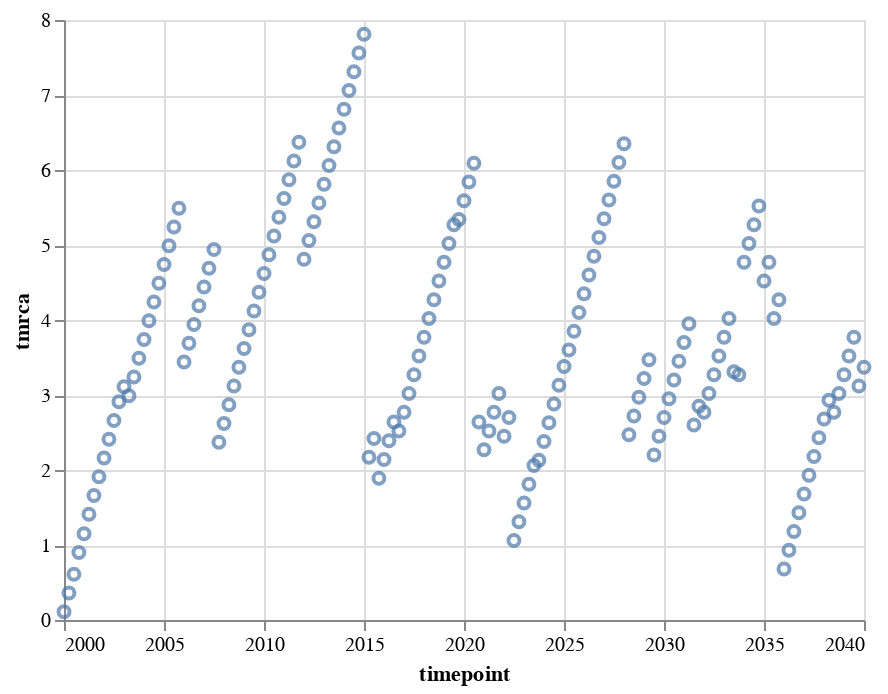

The code cell stored with this chart in its notebook:
### Code cell
alt.Chart(df).mark_point().encode(
    x="timepoint:T",
    y="tmrca:Q"
)

### Figure 1 — Vega-Lite specification as saved in the notebook (floating-point values rounded to 4 significant figures; data arrays with more than 128 entries replaced by an {"elided": "..."} marker saying what was removed)
{"$schema": "https://vega.github.io/schema/vega-lite/v3.3.0.json", "config": {"mark": {"tooltip": null}, "view": {"height": 300, "width": 400}}, "data": {"name": "data-a88cddf6dc2441b8f6923669e3114c4f"}, "datasets": {"data-a88cddf6dc2441b8f6923669e3114c4f": {"elided": "161 records"}}, "encoding": {"x": {"field": "timepoint", "type": "temporal"}, "y": {"field": "tmrca", "type": "quantitative"}}, "mark": "point"}
